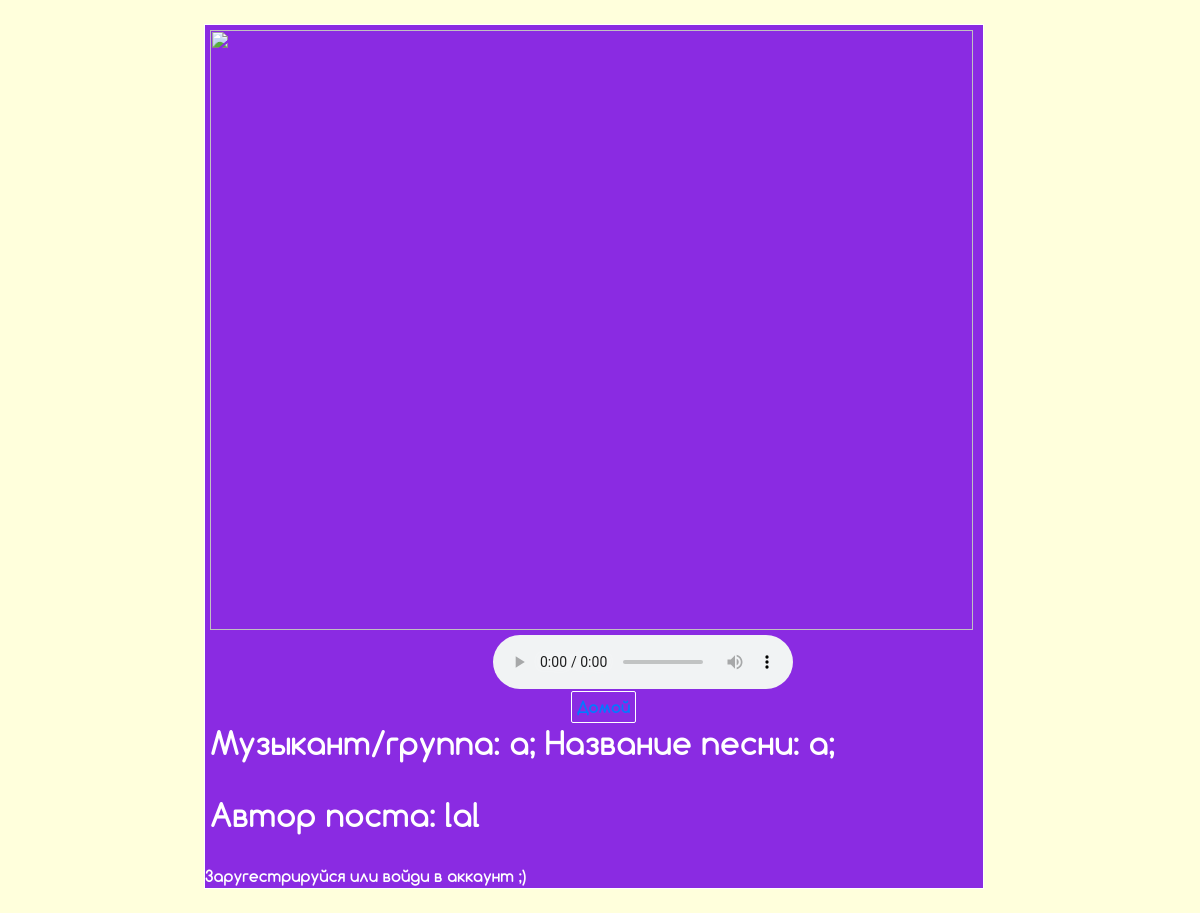
Screenshot of /music/a/a/1/1 with the database file from the repository.
### data/content.py (models this page shows)
class Content(SqlAlchemyBase, UserMixin):
    __tablename__ = 'user_content'
    id = sqlalchemy.Column(sqlalchemy.Integer, primary_key=True,
                           autoincrement=True)
    music_name = sqlalchemy.Column(sqlalchemy.String, nullable=False)
    music_author = sqlalchemy.Column(sqlalchemy.String, nullable=False)
    url_music = sqlalchemy.Column(sqlalchemy.String, nullable=False)
    url_img = sqlalchemy.Column(sqlalchemy.String, nullable=False)
    user_id = sqlalchemy.Column(sqlalchemy.Integer, sqlalchemy.ForeignKey('users.id'))
    user = orm.relation('User')
    commentary = orm.relation("Comments", back_populates='content')

### data/users.py (models this page shows, shortened)
class User(SqlAlchemyBase, UserMixin):
    __tablename__ = 'users'
    id = sqlalchemy.Column(sqlalchemy.Integer, primary_key=True,
                           autoincrement=True)
    name = sqlalchemy.Column(sqlalchemy.String, nullable=False,
                             autoincrement=True, unique=True)
    email = sqlalchemy.Column(sqlalchemy.String, nullable=False,
                              unique=True, index=True)
    hashed_password = sqlalchemy.Column(sqlalchemy.String,
                                        nullable=False)
    content = orm.relation("Content", back_populates='user')
    commentary = orm.relation("Comments", back_populates='user')

### main.py (the view, shortened to what this page needs)
@app.route('/music/<name_music>/<name_author>/<id>/<user_id>', methods=['GET', 'POST'])
def music_page(name_music, name_author, id, user_id):
    session = db_session.create_session()
    data_music = session.query(Content).filter(Content.user_id == user_id,
                                               Content.id == id).first()
    user_post_name = session.query(User).filter(User.id == id).first()
    form = CommentsForm()
    comments = session.query(Comments).filter(Comments.content_id == id).all()
    return render_template('music_page.html', title_music=name_music,
                           title_author=name_author, data=data_music,
                           user=user_post_name, form=form,
                           comments=reversed(comments))

### data/db_session.py (called while the page is built)
def create_session() -> Session:
    global __factory
    return __factory()

### templates/music_page.html (shortened to what this page needs)
<!DOCTYPE html>
<html lang="en">
<head>
    <link rel="stylesheet"
          href="https://stackpath.bootstrapcdn.com/bootstrap/4.4.1/css/bootstrap.min.css"
>
</head>
<body>
    <div class="main">
        <img src='/{{ data.url_img }}'><br>
        <div class="muisc_return">
             <audio controls="controls">
                 <source src='/{{ data.url_music }}' type="audio/mpeg">
             </audio><br>
             <a href="/">Домой</a>
        </div>
        <h2>Музыкант/группа: {{ data.music_author }}; Название песни: {{ data.music_name }};</h2><br>
        <h2>Автор поста: {{ user.name }}</h2><br>
        {% if current_user.is_authenticated %}
        <a href="/download/{{ data.id }}">Скачать</a>
        <h1>Оставить комментарий:</h1>
        <form action="" method="post">
            {{ form.csrf_token }}
            {{ form.comment() }} {{ form.submit() }}
        </form>
        {% for comment in comments %}
        <div class="commentary">
            <h1>{{ comment.user_name }}:</h1><br>
            <h2>{{ comment.text }}</h2>
        </div>
        {% endfor %}
        {% else %}
        Заругестрируйся или войди в аккаунт ;)
        {% endif %}
    </div>
</body>

### templates/music_page.html (style rules this page uses)
body { background: #ffffdc; font-family: Comfortaa; }
.main, .commentary { width: 65%; height: 85%; background: blueviolet; margin: 2% 17%; border: solid white 1px; color: white; }
img { width: 99%; height: 600px; margin: 5px; }
h2 { margin: 5px; }
audio { margin-left: 37%; }
a { padding: 5px; border-radius: 2px; border: solid 1px white; margin-left: 47%; }

### rows the page displays
Content: music_author "a", music_name "a"
User: name "lal"
